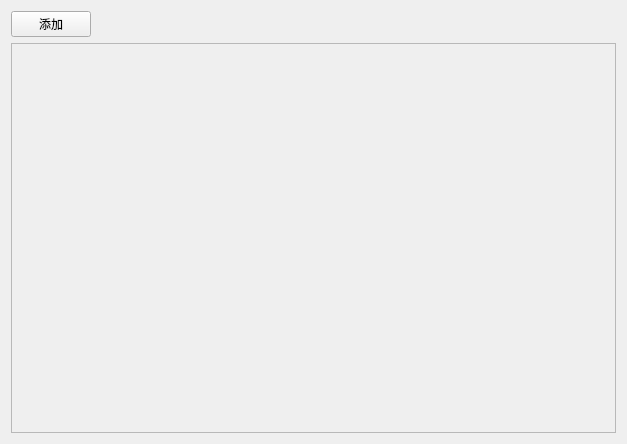
<?xml version="1.0" encoding="UTF-8"?>
<ui version="4.0">
 <class>MissionAllConfig</class>
 <widget class="QWidget" name="MissionAllConfig">
  <property name="geometry">
   <rect>
    <x>0</x>
    <y>0</y>
    <width>627</width>
    <height>444</height>
   </rect>
  </property>
  <property name="windowTitle">
   <string>Form</string>
  </property>
  <layout class="QVBoxLayout" name="verticalLayout_2">
   <item>
    <layout class="QHBoxLayout" name="horizontalLayout_2">
     <item>
      <widget class="QPushButton" name="pushButton">
       <property name="text">
        <string>添加</string>
       </property>
      </widget>
     </item>
     <item>
      <spacer name="horizontalSpacer">
       <property name="orientation">
        <enum>Qt::Horizontal</enum>
       </property>
       <property name="sizeHint" stdset="0">
        <size>
         <width>40</width>
         <height>20</height>
        </size>
       </property>
      </spacer>
     </item>
    </layout>
   </item>
   <item>
    <widget class="QScrollArea" name="scrollArea">
     <property name="widgetResizable">
      <bool>true</bool>
     </property>
     <widget class="QWidget" name="scrollAreaWidgetContents">
      <property name="geometry">
       <rect>
        <x>0</x>
        <y>0</y>
        <width>613</width>
        <height>404</height>
       </rect>
      </property>
      <layout class="QHBoxLayout" name="horizontalLayout">
       <item>
        <layout class="QVBoxLayout" name="verticalLayout"/>
       </item>
      </layout>
     </widget>
    </widget>
   </item>
  </layout>
 </widget>
 <resources/>
 <connections/>
</ui>
